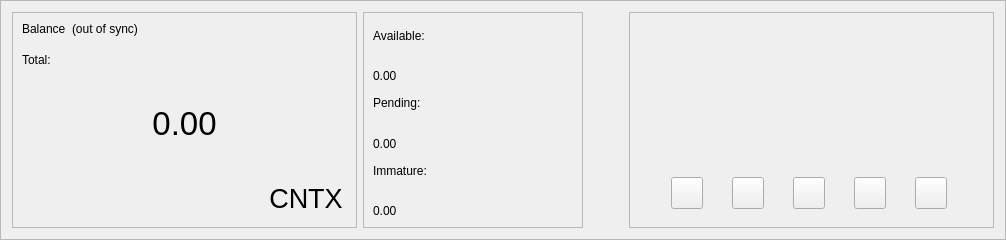
      <widget class="QFrame" name="frame_blue">
       <property name="enabled">
        <bool>true</bool>
       </property>
       <property name="sizePolicy">
        <sizepolicy hsizetype="Preferred" vsizetype="Preferred">
         <horstretch>0</horstretch>
         <verstretch>0</verstretch>
        </sizepolicy>
       </property>
       <property name="minimumSize">
        <size>
         <width>960</width>
         <height>220</height>
        </size>
       </property>
       <property name="maximumSize">
        <size>
         <width>16777215</width>
         <height>16777215</height>
        </size>
       </property>
       <property name="sizeIncrement">
        <size>
         <width>0</width>
         <height>0</height>
        </size>
       </property>
       <property name="baseSize">
        <size>
         <width>0</width>
         <height>500</height>
        </size>
       </property>
       <property name="frameShape">
        <enum>QFrame::StyledPanel</enum>
       </property>
       <property name="frameShadow">
        <enum>QFrame::Raised</enum>
       </property>
       <layout class="QHBoxLayout" name="horizontalLayout">
        <item>
         <widget class="QFrame" name="frame_blue_1">
          <property name="minimumSize">
           <size>
            <width>345</width>
            <height>200</height>
           </size>
          </property>
          <property name="maximumSize">
           <size>
            <width>16777215</width>
            <height>16777215</height>
           </size>
          </property>
          <property name="frameShape">
           <enum>QFrame::StyledPanel</enum>
          </property>
          <property name="frameShadow">
           <enum>QFrame::Raised</enum>
          </property>
          <layout class="QHBoxLayout" name="horizontalLayout_2">
           <item>
            <layout class="QVBoxLayout" name="verticalLayout">
             <item>
              <layout class="QHBoxLayout" name="horizontalLayout_3">
               <property name="spacing">
                <number>6</number>
               </property>
               <property name="sizeConstraint">
                <enum>QLayout::SetFixedSize</enum>
               </property>
               <item>
                <widget class="QLabel" name="label_5">
                 <property name="minimumSize">
                  <size>
                   <width>0</width>
                   <height>24</height>
                  </size>
                 </property>
                 <property name="maximumSize">
                  <size>
                   <width>16777215</width>
                   <height>24</height>
                  </size>
                 </property>
                 <property name="text">
                  <string>Balance</string>
                 </property>
                 <property name="alignment">
                  <set>Qt::AlignLeading|Qt::AlignLeft|Qt::AlignTop</set>
                 </property>
                </widget>
               </item>
               <item>
                <widget class="QLabel" name="labelWalletStatus">
                 <property name="minimumSize">
                  <size>
                   <width>0</width>
                   <height>24</height>
                  </size>
                 </property>
                 <property name="maximumSize">
                  <size>
                   <width>16777215</width>
                   <height>24</height>
                  </size>
                 </property>
                 <property name="text">
                  <string>(out of sync)</string>
                 </property>
                 <property name="alignment">
                  <set>Qt::AlignLeading|Qt::AlignLeft|Qt::AlignTop</set>
                 </property>
                </widget>
               </item>
               <item>
                <spacer name="horizontalSpacer">
                 <property name="orientation">
                  <enum>Qt::Horizontal</enum>
                 </property>
                 <property name="sizeHint" stdset="0">
                  <size>
                   <width>40</width>
                   <height>20</height>
                  </size>
                 </property>
                </spacer>
               </item>
              </layout>
             </item>
             <item>
              <widget class="QLabel" name="labelTotalText">
               <property name="maximumSize">
                <size>
                 <width>16777215</width>
                 <height>15</height>
                </size>
               </property>
               <property name="text">
                <string>Total:</string>
               </property>
              </widget>
             </item>
             <item>
              <widget class="QLabel" name="labelTotal">
               <property name="sizePolicy">
                <sizepolicy hsizetype="Preferred" vsizetype="Preferred">
                 <horstretch>0</horstretch>
                 <verstretch>0</verstretch>
                </sizepolicy>
               </property>
               <property name="minimumSize">
                <size>
                 <width>0</width>
                 <height>100</height>
                </size>
               </property>
               <property name="maximumSize">
                <size>
                 <width>16777215</width>
                 <height>100</height>
                </size>
               </property>
               <property name="font">
                <font>
                 <pointsize>25</pointsize>
                 <weight>50</weight>
                 <bold>false</bold>
                </font>
               </property>
               <property name="mouseTracking">
                <bool>false</bool>
               </property>
               <property name="text">
                <string>0.00</string>
               </property>
               <property name="alignment">
                <set>Qt::AlignCenter</set>
               </property>
              </widget>
             </item>
             <item>
              <layout class="QHBoxLayout" name="horizontalLayout_11">
               <item>
                <spacer name="horizontalSpacer_8">
                 <property name="orientation">
                  <enum>Qt::Horizontal</enum>
                 </property>
                 <property name="sizeHint" stdset="0">
                  <size>
                   <width>40</width>
                   <height>20</height>
                  </size>
                 </property>
                </spacer>
               </item>
               <item>
                <widget class="QPushButton" name="blabel_cntxcoin">
                 <property name="font">
                  <font>
                   <pointsize>20</pointsize>
                   <italic>false</italic>
                   <kerning>true</kerning>
                  </font>
                 </property>
                 <property name="cursor">
                  <cursorShape>PointingHandCursor</cursorShape>
                 </property>
                 <property name="text">
                  <string>CNTX</string>
                 </property>
                 <property name="flat">
                  <bool>true</bool>
                 </property>
                </widget>
               </item>
              </layout>
             </item>
            </layout>
           </item>
          </layout>
         </widget>
        </item>
        <item>
         <widget class="QFrame" name="frame_blue_2">
          <property name="minimumSize">
           <size>
            <width>220</width>
            <height>200</height>
           </size>
          </property>
          <property name="maximumSize">
           <size>
            <width>16777215</width>
            <height>16777215</height>
           </size>
          </property>
          <property name="frameShape">
           <enum>QFrame::StyledPanel</enum>
          </property>
          <property name="frameShadow">
           <enum>QFrame::Raised</enum>
          </property>
          <layout class="QVBoxLayout" name="verticalLayout_3">
           <item>
            <layout class="QVBoxLayout" name="verticalLayout_2">
             <item>
              <widget class="QLabel" name="labelBalanceText">
               <property name="text">
                <string>Available:</string>
               </property>
              </widget>
             </item>
             <item>
              <layout class="QHBoxLayout" name="horizontalLayout_4">
               <item>
                <widget class="QLabel" name="labelBalance">
                 <property name="text">
                  <string>0.00</string>
                 </property>
                 <property name="alignment">
                  <set>Qt::AlignBottom|Qt::AlignLeading|Qt::AlignLeft</set>
                 </property>
                </widget>
               </item>
               <item>
                <spacer name="horizontalSpacer_3">
                 <property name="orientation">
                  <enum>Qt::Horizontal</enum>
                 </property>
                 <property name="sizeHint" stdset="0">
                  <size>
                   <width>40</width>
                   <height>20</height>
                  </size>
                 </property>
                </spacer>
               </item>
              </layout>
             </item>
             <item>
              <widget class="QLabel" name="labelPendingText">
               <property name="text">
                <string>Pending:</string>
               </property>
              </widget>
             </item>
             <item>
              <layout class="QHBoxLayout" name="horizontalLayout_5">
               <item>
                <widget class="QLabel" name="labelUnconfirmed">
                 <property name="text">
                  <string>0.00</string>
                 </property>
                 <property name="alignment">
                  <set>Qt::AlignBottom|Qt::AlignLeading|Qt::AlignLeft</set>
                 </property>
                </widget>
               </item>
               <item>
                <spacer name="horizontalSpacer_4">
                 <property name="orientation">
                  <enum>Qt::Horizontal</enum>
                 </property>
                 <property name="sizeHint" stdset="0">
                  <size>
                   <width>40</width>
                   <height>20</height>
                  </size>
                 </property>
                </spacer>
               </item>
              </layout>
             </item>
             <item>
              <widget class="QLabel" name="labelImmatureText">
               <property name="text">
                <string>Immature:</string>
               </property>
              </widget>
             </item>
             <item>
              <layout class="QHBoxLayout" name="horizontalLayout_6">
               <item>
                <widget class="QLabel" name="labelImmature">
                 <property name="text">
                  <string>0.00</string>
                 </property>
                 <property name="alignment">
                  <set>Qt::AlignBottom|Qt::AlignLeading|Qt::AlignLeft</set>
                 </property>
                </widget>
               </item>
               <item>
                <spacer name="horizontalSpacer_5">
                 <property name="orientation">
                  <enum>Qt::Horizontal</enum>
                 </property>
                 <property name="sizeHint" stdset="0">
                  <size>
                   <width>40</width>
                   <height>20</height>
                  </size>
                 </property>
                </spacer>
               </item>
              </layout>
             </item>
            </layout>
           </item>
          </layout>
         </widget>
        </item>
        <item>
         <spacer name="horizontalSpacer_9">
          <property name="orientation">
           <enum>Qt::Horizontal</enum>
          </property>
          <property name="sizeHint" stdset="0">
           <size>
            <width>40</width>
            <height>20</height>
           </size>
          </property>
         </spacer>
        </item>
        <item>
         <widget class="QFrame" name="frame_blue_3">
          <property name="minimumSize">
           <size>
            <width>345</width>
            <height>200</height>
           </size>
          </property>
          <property name="maximumSize">
           <size>
            <width>16777215</width>
            <height>16777215</height>
           </size>
          </property>
          <property name="frameShape">
           <enum>QFrame::StyledPanel</enum>
          </property>
          <property name="frameShadow">
           <enum>QFrame::Raised</enum>
          </property>
          <layout class="QVBoxLayout" name="verticalLayout_5">
           <item>
            <widget class="QFrame" name="frame_logo_horizontal">
             <property name="minimumSize">
              <size>
               <width>345</width>
               <height>140</height>
              </size>
             </property>
            </widget>
           </item>
           <item>
            <widget class="QFrame" name="button_logo_horizontal">
             <property name="minimumSize">
              <size>
               <width>345</width>
               <height>50</height>
              </size>
             </property>
             <layout class="QHBoxLayout" name="horizontalLayout_10">
              <item>
               <widget class="QPushButton" name="pushButton_Website">
                <property name="minimumSize">
                 <size>
                  <width>32</width>
                  <height>32</height>
                 </size>
                </property>
                <property name="maximumSize">
                 <size>
                  <width>32</width>
                  <height>32</height>
                 </size>
                </property>
                <property name="icon">
                 <iconset resource="../cntxcoin.qrc">
                  <normaloff>:/icons/website</normaloff>:/icons/website</iconset>
                </property>
                <property name="iconSize">
                 <size>
                  <width>32</width>
                  <height>32</height>
                 </size>
                </property>
               </widget>
              </item>
              <item>
               <widget class="QPushButton" name="pushButton_Discord">
                <property name="minimumSize">
                 <size>
                  <width>32</width>
                  <height>32</height>
                 </size>
                </property>
                <property name="maximumSize">
                 <size>
                  <width>32</width>
                  <height>32</height>
                 </size>
                </property>
                <property name="icon">
                 <iconset resource="../cntxcoin.qrc">
                  <normaloff>:/icons/discord</normaloff>:/icons/discord</iconset>
                </property>
                <property name="iconSize">
                 <size>
                  <width>32</width>
                  <height>32</height>
                 </size>
                </property>
               </widget>
              </item>
              <item>
               <widget class="QPushButton" name="pushButton_Telegram">
                <property name="minimumSize">
                 <size>
                  <width>32</width>
                  <height>32</height>
                 </size>
                </property>
                <property name="maximumSize">
                 <size>
                  <width>32</width>
                  <height>32</height>
                 </size>
                </property>
                <property name="icon">
                 <iconset resource="../cntxcoin.qrc">
                  <normaloff>:/icons/telegram</normaloff>:/icons/telegram</iconset>
                </property>
                <property name="iconSize">
                 <size>
                  <width>32</width>
                  <height>32</height>
                 </size>
                </property>
               </widget>
              </item>
              <item>
               <widget class="QPushButton" name="pushButton_Twitter">
                <property name="minimumSize">
                 <size>
                  <width>32</width>
                  <height>32</height>
                 </size>
                </property>
                <property name="maximumSize">
                 <size>
                  <width>32</width>
                  <height>32</height>
                 </size>
                </property>
                <property name="icon">
                 <iconset resource="../cntxcoin.qrc">
                  <normaloff>:/icons/twitter</normaloff>:/icons/twitter</iconset>
                </property>
                <property name="iconSize">
                 <size>
                  <width>32</width>
                  <height>32</height>
                 </size>
                </property>
               </widget>
              </item>
              <item>
               <widget class="QPushButton" name="pushButton_Exchange">
                <property name="minimumSize">
                 <size>
                  <width>32</width>
                  <height>32</height>
                 </size>
                </property>
                <property name="maximumSize">
                 <size>
                  <width>32</width>
                  <height>32</height>
                 </size>
                </property>
                <property name="icon">
                 <iconset resource="../cntxcoin.qrc">
                  <normaloff>:/icons/exchange</normaloff>:/icons/exchange</iconset>
                </property>
                <property name="iconSize">
                 <size>
                  <width>32</width>
                  <height>32</height>
                 </size>
                </property>
               </widget>
              </item>
             </layout>
            </widget>
           </item>
          </layout>
         </widget>
        </item>
       </layout>
      </widget>
